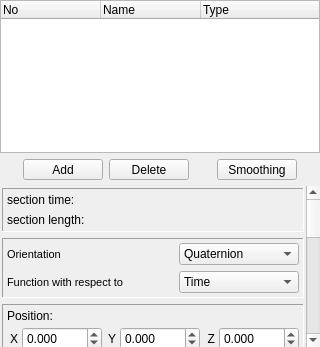
<?xml version="1.0" encoding="UTF-8"?>
<ui version="4.0">
 <class>trackWidget</class>
 <widget class="QWidget" name="trackWidget">
  <property name="geometry">
   <rect>
    <x>0</x>
    <y>0</y>
    <width>320</width>
    <height>347</height>
   </rect>
  </property>
  <property name="focusPolicy">
   <enum>Qt::StrongFocus</enum>
  </property>
  <property name="windowTitle">
   <string>Form</string>
  </property>
  <layout class="QVBoxLayout" name="verticalLayout">
   <property name="leftMargin">
    <number>0</number>
   </property>
   <property name="topMargin">
    <number>0</number>
   </property>
   <property name="rightMargin">
    <number>0</number>
   </property>
   <property name="bottomMargin">
    <number>0</number>
   </property>
   <item>
    <widget class="myTreeWidget" name="sectionListWidget">
     <property name="sizePolicy">
      <sizepolicy hsizetype="Expanding" vsizetype="Expanding">
       <horstretch>0</horstretch>
       <verstretch>0</verstretch>
      </sizepolicy>
     </property>
     <property name="minimumSize">
      <size>
       <width>0</width>
       <height>0</height>
      </size>
     </property>
     <property name="maximumSize">
      <size>
       <width>16777215</width>
       <height>16777215</height>
      </size>
     </property>
     <property name="baseSize">
      <size>
       <width>0</width>
       <height>0</height>
      </size>
     </property>
     <property name="contextMenuPolicy">
      <enum>Qt::CustomContextMenu</enum>
     </property>
     <property name="selectionBehavior">
      <enum>QAbstractItemView::SelectRows</enum>
     </property>
     <property name="rootIsDecorated">
      <bool>false</bool>
     </property>
     <property name="columnCount">
      <number>3</number>
     </property>
     <attribute name="headerMinimumSectionSize">
      <number>30</number>
     </attribute>
     <column>
      <property name="text">
       <string notr="true">No</string>
      </property>
     </column>
     <column>
      <property name="text">
       <string>Name</string>
      </property>
     </column>
     <column>
      <property name="text">
       <string>Type</string>
      </property>
     </column>
    </widget>
   </item>
   <item>
    <layout class="QHBoxLayout" name="buttonFrame">
     <property name="topMargin">
      <number>0</number>
     </property>
     <item>
      <spacer name="horizontalSpacer">
       <property name="orientation">
        <enum>Qt::Horizontal</enum>
       </property>
       <property name="sizeHint" stdset="0">
        <size>
         <width>40</width>
         <height>20</height>
        </size>
       </property>
      </spacer>
     </item>
     <item>
      <widget class="QPushButton" name="addButton">
       <property name="minimumSize">
        <size>
         <width>80</width>
         <height>0</height>
        </size>
       </property>
       <property name="maximumSize">
        <size>
         <width>80</width>
         <height>21</height>
        </size>
       </property>
       <property name="text">
        <string>Add</string>
       </property>
      </widget>
     </item>
     <item>
      <widget class="QPushButton" name="deleteButton">
       <property name="maximumSize">
        <size>
         <width>80</width>
         <height>21</height>
        </size>
       </property>
       <property name="text">
        <string>Delete</string>
       </property>
      </widget>
     </item>
     <item>
      <spacer name="horizontalSpacer_5">
       <property name="orientation">
        <enum>Qt::Horizontal</enum>
       </property>
       <property name="sizeHint" stdset="0">
        <size>
         <width>40</width>
         <height>20</height>
        </size>
       </property>
      </spacer>
     </item>
     <item>
      <widget class="QPushButton" name="smoothButton">
       <property name="maximumSize">
        <size>
         <width>80</width>
         <height>21</height>
        </size>
       </property>
       <property name="text">
        <string>Smoothing</string>
       </property>
       <property name="autoDefault">
        <bool>false</bool>
       </property>
       <property name="default">
        <bool>false</bool>
       </property>
       <property name="flat">
        <bool>false</bool>
       </property>
      </widget>
     </item>
     <item>
      <spacer name="horizontalSpacer_2">
       <property name="orientation">
        <enum>Qt::Horizontal</enum>
       </property>
       <property name="sizeHint" stdset="0">
        <size>
         <width>40</width>
         <height>20</height>
        </size>
       </property>
      </spacer>
     </item>
    </layout>
   </item>
   <item>
    <widget class="QScrollArea" name="scrollArea">
     <property name="enabled">
      <bool>true</bool>
     </property>
     <property name="sizePolicy">
      <sizepolicy hsizetype="Ignored" vsizetype="Expanding">
       <horstretch>0</horstretch>
       <verstretch>0</verstretch>
      </sizepolicy>
     </property>
     <property name="maximumSize">
      <size>
       <width>16777215</width>
       <height>200</height>
      </size>
     </property>
     <property name="frameShape">
      <enum>QFrame::NoFrame</enum>
     </property>
     <property name="frameShadow">
      <enum>QFrame::Sunken</enum>
     </property>
     <property name="horizontalScrollBarPolicy">
      <enum>Qt::ScrollBarAlwaysOff</enum>
     </property>
     <property name="widgetResizable">
      <bool>true</bool>
     </property>
     <property name="alignment">
      <set>Qt::AlignLeading|Qt::AlignLeft|Qt::AlignVCenter</set>
     </property>
     <widget class="QWidget" name="scrollAreaWidgetContents">
      <property name="geometry">
       <rect>
        <x>0</x>
        <y>0</y>
        <width>319</width>
        <height>629</height>
       </rect>
      </property>
      <property name="sizePolicy">
       <sizepolicy hsizetype="Minimum" vsizetype="Maximum">
        <horstretch>0</horstretch>
        <verstretch>0</verstretch>
       </sizepolicy>
      </property>
      <layout class="QVBoxLayout" name="verticalLayout_3">
       <property name="leftMargin">
        <number>2</number>
       </property>
       <property name="topMargin">
        <number>2</number>
       </property>
       <property name="rightMargin">
        <number>2</number>
       </property>
       <property name="bottomMargin">
        <number>2</number>
       </property>
       <item>
        <widget class="QFrame" name="sectionFrame">
         <property name="sizePolicy">
          <sizepolicy hsizetype="Preferred" vsizetype="Minimum">
           <horstretch>0</horstretch>
           <verstretch>0</verstretch>
          </sizepolicy>
         </property>
         <property name="frameShape">
          <enum>QFrame::Panel</enum>
         </property>
         <property name="frameShadow">
          <enum>QFrame::Sunken</enum>
         </property>
         <layout class="QGridLayout" name="gridLayout_2">
          <property name="leftMargin">
           <number>4</number>
          </property>
          <property name="topMargin">
           <number>4</number>
          </property>
          <property name="rightMargin">
           <number>4</number>
          </property>
          <property name="bottomMargin">
           <number>4</number>
          </property>
          <item row="0" column="0">
           <widget class="QLabel" name="timeInfo">
            <property name="text">
             <string>section time:</string>
            </property>
           </widget>
          </item>
          <item row="0" column="1">
           <widget class="QLabel" name="timeLabel">
            <property name="text">
             <string/>
            </property>
           </widget>
          </item>
          <item row="1" column="0">
           <widget class="QLabel" name="lengthInfo">
            <property name="text">
             <string>section length:</string>
            </property>
           </widget>
          </item>
          <item row="1" column="1">
           <widget class="QLabel" name="lengthLabel">
            <property name="text">
             <string/>
            </property>
           </widget>
          </item>
         </layout>
        </widget>
       </item>
       <item>
        <widget class="QFrame" name="optionsFrame">
         <property name="sizePolicy">
          <sizepolicy hsizetype="Preferred" vsizetype="Minimum">
           <horstretch>0</horstretch>
           <verstretch>0</verstretch>
          </sizepolicy>
         </property>
         <property name="minimumSize">
          <size>
           <width>0</width>
           <height>60</height>
          </size>
         </property>
         <property name="frameShape">
          <enum>QFrame::Panel</enum>
         </property>
         <property name="frameShadow">
          <enum>QFrame::Sunken</enum>
         </property>
         <layout class="QGridLayout" name="gridLayout_6">
          <property name="leftMargin">
           <number>4</number>
          </property>
          <property name="topMargin">
           <number>4</number>
          </property>
          <property name="rightMargin">
           <number>4</number>
          </property>
          <property name="bottomMargin">
           <number>4</number>
          </property>
          <item row="0" column="0">
           <widget class="QLabel" name="orientationLabel">
            <property name="font">
             <font>
              <pointsize>8</pointsize>
             </font>
            </property>
            <property name="text">
             <string>Orientation</string>
            </property>
           </widget>
          </item>
          <item row="0" column="1">
           <widget class="QComboBox" name="orientationBox">
            <property name="maximumSize">
             <size>
              <width>120</width>
              <height>16777215</height>
             </size>
            </property>
            <property name="focusPolicy">
             <enum>Qt::NoFocus</enum>
            </property>
            <item>
             <property name="text">
              <string>Quaternion</string>
             </property>
            </item>
            <item>
             <property name="text">
              <string>Euler</string>
             </property>
            </item>
           </widget>
          </item>
          <item row="1" column="0">
           <widget class="QLabel" name="funcLabel">
            <property name="font">
             <font>
              <pointsize>8</pointsize>
             </font>
            </property>
            <property name="text">
             <string>Function with respect to</string>
            </property>
           </widget>
          </item>
          <item row="1" column="1">
           <widget class="QComboBox" name="argumentBox">
            <property name="maximumSize">
             <size>
              <width>120</width>
              <height>16777215</height>
             </size>
            </property>
            <property name="focusPolicy">
             <enum>Qt::NoFocus</enum>
            </property>
            <item>
             <property name="text">
              <string>Time</string>
             </property>
            </item>
            <item>
             <property name="text">
              <string>Distance</string>
             </property>
            </item>
           </widget>
          </item>
         </layout>
        </widget>
       </item>
       <item>
        <widget class="QFrame" name="anchorFrame">
         <property name="sizePolicy">
          <sizepolicy hsizetype="Preferred" vsizetype="Minimum">
           <horstretch>0</horstretch>
           <verstretch>0</verstretch>
          </sizepolicy>
         </property>
         <property name="frameShape">
          <enum>QFrame::Panel</enum>
         </property>
         <property name="frameShadow">
          <enum>QFrame::Sunken</enum>
         </property>
         <layout class="QGridLayout" name="gridLayout">
          <property name="leftMargin">
           <number>4</number>
          </property>
          <property name="topMargin">
           <number>4</number>
          </property>
          <property name="rightMargin">
           <number>4</number>
          </property>
          <property name="bottomMargin">
           <number>4</number>
          </property>
          <property name="spacing">
           <number>4</number>
          </property>
          <item row="0" column="0" colspan="6">
           <widget class="QLabel" name="posLabel">
            <property name="maximumSize">
             <size>
              <width>16777215</width>
              <height>1677215</height>
             </size>
            </property>
            <property name="text">
             <string>Position:</string>
            </property>
           </widget>
          </item>
          <item row="1" column="4">
           <widget class="QLabel" name="zLabel">
            <property name="layoutDirection">
             <enum>Qt::LeftToRight</enum>
            </property>
            <property name="text">
             <string>Z</string>
            </property>
            <property name="alignment">
             <set>Qt::AlignRight|Qt::AlignTrailing|Qt::AlignVCenter</set>
            </property>
           </widget>
          </item>
          <item row="1" column="3">
           <widget class="myQDoubleSpinBox" name="yBox">
            <property name="maximumSize">
             <size>
              <width>80</width>
              <height>16777215</height>
             </size>
            </property>
            <property name="focusPolicy">
             <enum>Qt::WheelFocus</enum>
            </property>
            <property name="contextMenuPolicy">
             <enum>Qt::NoContextMenu</enum>
            </property>
            <property name="decimals">
             <number>3</number>
            </property>
            <property name="minimum">
             <double>-9999.989999999999782</double>
            </property>
            <property name="maximum">
             <double>9999.989999999999782</double>
            </property>
           </widget>
          </item>
          <item row="1" column="2">
           <widget class="QLabel" name="yLabel">
            <property name="text">
             <string>Y</string>
            </property>
            <property name="alignment">
             <set>Qt::AlignRight|Qt::AlignTrailing|Qt::AlignVCenter</set>
            </property>
           </widget>
          </item>
          <item row="1" column="0">
           <widget class="QLabel" name="xLabel">
            <property name="text">
             <string>X</string>
            </property>
            <property name="alignment">
             <set>Qt::AlignRight|Qt::AlignTrailing|Qt::AlignVCenter</set>
            </property>
           </widget>
          </item>
          <item row="1" column="1">
           <widget class="myQDoubleSpinBox" name="xBox">
            <property name="maximumSize">
             <size>
              <width>80</width>
              <height>16777215</height>
             </size>
            </property>
            <property name="focusPolicy">
             <enum>Qt::WheelFocus</enum>
            </property>
            <property name="contextMenuPolicy">
             <enum>Qt::NoContextMenu</enum>
            </property>
            <property name="decimals">
             <number>3</number>
            </property>
            <property name="minimum">
             <double>-9999.989999999999782</double>
            </property>
            <property name="maximum">
             <double>9999.989999999999782</double>
            </property>
           </widget>
          </item>
          <item row="1" column="5">
           <widget class="myQDoubleSpinBox" name="zBox">
            <property name="maximumSize">
             <size>
              <width>80</width>
              <height>16777215</height>
             </size>
            </property>
            <property name="focusPolicy">
             <enum>Qt::WheelFocus</enum>
            </property>
            <property name="contextMenuPolicy">
             <enum>Qt::NoContextMenu</enum>
            </property>
            <property name="decimals">
             <number>3</number>
            </property>
            <property name="minimum">
             <double>-9999.989999999999782</double>
            </property>
            <property name="maximum">
             <double>9999.989999999999782</double>
            </property>
           </widget>
          </item>
          <item row="2" column="0">
           <widget class="QLabel" name="rLabel">
            <property name="text">
             <string>R</string>
            </property>
            <property name="alignment">
             <set>Qt::AlignRight|Qt::AlignTrailing|Qt::AlignVCenter</set>
            </property>
           </widget>
          </item>
          <item row="2" column="1">
           <widget class="myQDoubleSpinBox" name="rBox">
            <property name="maximumSize">
             <size>
              <width>80</width>
              <height>16777215</height>
             </size>
            </property>
            <property name="focusPolicy">
             <enum>Qt::WheelFocus</enum>
            </property>
            <property name="contextMenuPolicy">
             <enum>Qt::NoContextMenu</enum>
            </property>
            <property name="suffix">
             <string>°</string>
            </property>
            <property name="decimals">
             <number>3</number>
            </property>
            <property name="minimum">
             <double>-1800.000000000000000</double>
            </property>
            <property name="maximum">
             <double>1800.000000000000000</double>
            </property>
            <property name="value">
             <double>0.000000000000000</double>
            </property>
           </widget>
          </item>
          <item row="2" column="2">
           <widget class="QLabel" name="pLabel">
            <property name="text">
             <string>P</string>
            </property>
            <property name="alignment">
             <set>Qt::AlignRight|Qt::AlignTrailing|Qt::AlignVCenter</set>
            </property>
           </widget>
          </item>
          <item row="2" column="3">
           <widget class="myQDoubleSpinBox" name="pBox">
            <property name="focusPolicy">
             <enum>Qt::WheelFocus</enum>
            </property>
            <property name="contextMenuPolicy">
             <enum>Qt::NoContextMenu</enum>
            </property>
            <property name="suffix">
             <string>°</string>
            </property>
            <property name="decimals">
             <number>3</number>
            </property>
            <property name="minimum">
             <double>-90.000000000000000</double>
            </property>
            <property name="maximum">
             <double>90.000000000000000</double>
            </property>
           </widget>
          </item>
          <item row="2" column="4">
           <widget class="QLabel" name="jLabel">
            <property name="layoutDirection">
             <enum>Qt::LeftToRight</enum>
            </property>
            <property name="text">
             <string>J</string>
            </property>
            <property name="alignment">
             <set>Qt::AlignRight|Qt::AlignTrailing|Qt::AlignVCenter</set>
            </property>
           </widget>
          </item>
          <item row="2" column="5">
           <widget class="myQDoubleSpinBox" name="jBox">
            <property name="maximumSize">
             <size>
              <width>80</width>
              <height>16777215</height>
             </size>
            </property>
            <property name="focusPolicy">
             <enum>Qt::WheelFocus</enum>
            </property>
            <property name="contextMenuPolicy">
             <enum>Qt::NoContextMenu</enum>
            </property>
            <property name="suffix">
             <string>°</string>
            </property>
            <property name="decimals">
             <number>3</number>
            </property>
            <property name="minimum">
             <double>-1800.000000000000000</double>
            </property>
            <property name="maximum">
             <double>1800.000000000000000</double>
            </property>
           </widget>
          </item>
          <item row="4" column="0" colspan="3">
           <widget class="QLabel" name="label">
            <property name="text">
             <string>Speed:</string>
            </property>
           </widget>
          </item>
          <item row="6" column="0" colspan="6">
           <layout class="QGridLayout" name="gridLayout_7">
            <property name="leftMargin">
             <number>0</number>
            </property>
            <property name="topMargin">
             <number>0</number>
            </property>
            <property name="rightMargin">
             <number>0</number>
            </property>
            <property name="bottomMargin">
             <number>5</number>
            </property>
            <item row="0" column="1">
             <widget class="myQDoubleSpinBox" name="normalBox">
              <property name="maximumSize">
               <size>
                <width>80</width>
                <height>16777215</height>
               </size>
              </property>
              <property name="focusPolicy">
               <enum>Qt::WheelFocus</enum>
              </property>
              <property name="contextMenuPolicy">
               <enum>Qt::NoContextMenu</enum>
              </property>
              <property name="suffix">
               <string>g</string>
              </property>
              <property name="decimals">
               <number>3</number>
              </property>
              <property name="minimum">
               <double>-20.000000000000000</double>
              </property>
              <property name="maximum">
               <double>20.000000000000000</double>
              </property>
              <property name="singleStep">
               <double>0.100000000000000</double>
              </property>
             </widget>
            </item>
            <item row="0" column="2">
             <spacer name="horizontalSpacer_3">
              <property name="orientation">
               <enum>Qt::Horizontal</enum>
              </property>
              <property name="sizeType">
               <enum>QSizePolicy::Fixed</enum>
              </property>
              <property name="sizeHint" stdset="0">
               <size>
                <width>20</width>
                <height>20</height>
               </size>
              </property>
             </spacer>
            </item>
            <item row="0" column="3">
             <widget class="QLabel" name="lateralLabel">
              <property name="layoutDirection">
               <enum>Qt::LeftToRight</enum>
              </property>
              <property name="text">
               <string>Lateral</string>
              </property>
              <property name="alignment">
               <set>Qt::AlignLeading|Qt::AlignLeft|Qt::AlignVCenter</set>
              </property>
             </widget>
            </item>
            <item row="0" column="4">
             <widget class="myQDoubleSpinBox" name="lateralBox">
              <property name="maximumSize">
               <size>
                <width>80</width>
                <height>16777215</height>
               </size>
              </property>
              <property name="focusPolicy">
               <enum>Qt::WheelFocus</enum>
              </property>
              <property name="contextMenuPolicy">
               <enum>Qt::NoContextMenu</enum>
              </property>
              <property name="suffix">
               <string>g</string>
              </property>
              <property name="decimals">
               <number>3</number>
              </property>
              <property name="minimum">
               <double>-15.000000000000000</double>
              </property>
              <property name="maximum">
               <double>15.000000000000000</double>
              </property>
              <property name="singleStep">
               <double>0.100000000000000</double>
              </property>
             </widget>
            </item>
            <item row="0" column="0">
             <widget class="QLabel" name="normalLabel">
              <property name="text">
               <string>Normal</string>
              </property>
              <property name="alignment">
               <set>Qt::AlignLeading|Qt::AlignLeft|Qt::AlignVCenter</set>
              </property>
             </widget>
            </item>
            <item row="1" column="0">
             <widget class="QLabel" name="pitchChangeLabel">
              <property name="text">
               <string>P/s</string>
              </property>
              <property name="alignment">
               <set>Qt::AlignLeading|Qt::AlignLeft|Qt::AlignVCenter</set>
              </property>
             </widget>
            </item>
            <item row="1" column="1">
             <widget class="myQDoubleSpinBox" name="pitchChangeBox">
              <property name="maximumSize">
               <size>
                <width>80</width>
                <height>16777215</height>
               </size>
              </property>
              <property name="focusPolicy">
               <enum>Qt::WheelFocus</enum>
              </property>
              <property name="contextMenuPolicy">
               <enum>Qt::NoContextMenu</enum>
              </property>
              <property name="suffix">
               <string>°/s</string>
              </property>
              <property name="decimals">
               <number>3</number>
              </property>
              <property name="minimum">
               <double>-1000000000.000000000000000</double>
              </property>
              <property name="maximum">
               <double>1000000000.000000000000000</double>
              </property>
             </widget>
            </item>
            <item row="1" column="2">
             <spacer name="horizontalSpacer_4">
              <property name="orientation">
               <enum>Qt::Horizontal</enum>
              </property>
              <property name="sizeType">
               <enum>QSizePolicy::Fixed</enum>
              </property>
              <property name="sizeHint" stdset="0">
               <size>
                <width>20</width>
                <height>20</height>
               </size>
              </property>
             </spacer>
            </item>
            <item row="1" column="3">
             <widget class="QLabel" name="yawChangeLabel">
              <property name="layoutDirection">
               <enum>Qt::LeftToRight</enum>
              </property>
              <property name="text">
               <string>J/s</string>
              </property>
              <property name="alignment">
               <set>Qt::AlignLeading|Qt::AlignLeft|Qt::AlignVCenter</set>
              </property>
             </widget>
            </item>
            <item row="1" column="4">
             <widget class="myQDoubleSpinBox" name="yawChangeBox">
              <property name="maximumSize">
               <size>
                <width>80</width>
                <height>16777215</height>
               </size>
              </property>
              <property name="focusPolicy">
               <enum>Qt::WheelFocus</enum>
              </property>
              <property name="contextMenuPolicy">
               <enum>Qt::NoContextMenu</enum>
              </property>
              <property name="suffix">
               <string>°/s</string>
              </property>
              <property name="decimals">
               <number>3</number>
              </property>
              <property name="minimum">
               <double>-1000000000.000000000000000</double>
              </property>
              <property name="maximum">
               <double>1000000000.000000000000000</double>
              </property>
             </widget>
            </item>
           </layout>
          </item>
          <item row="4" column="3">
           <widget class="myQDoubleSpinBox" name="anchorSpeedBox">
            <property name="maximumSize">
             <size>
              <width>80</width>
              <height>16777215</height>
             </size>
            </property>
            <property name="focusPolicy">
             <enum>Qt::WheelFocus</enum>
            </property>
            <property name="contextMenuPolicy">
             <enum>Qt::NoContextMenu</enum>
            </property>
            <property name="decimals">
             <number>3</number>
            </property>
            <property name="minimum">
             <double>0.100000000000000</double>
            </property>
            <property name="maximum">
             <double>500.000000000000000</double>
            </property>
           </widget>
          </item>
         </layout>
        </widget>
       </item>
       <item>
        <widget class="QFrame" name="curvedFrame">
         <property name="sizePolicy">
          <sizepolicy hsizetype="Preferred" vsizetype="Minimum">
           <horstretch>0</horstretch>
           <verstretch>0</verstretch>
          </sizepolicy>
         </property>
         <property name="frameShape">
          <enum>QFrame::Panel</enum>
         </property>
         <property name="frameShadow">
          <enum>QFrame::Sunken</enum>
         </property>
         <layout class="QGridLayout" name="gridLayout_5">
          <property name="leftMargin">
           <number>4</number>
          </property>
          <property name="topMargin">
           <number>4</number>
          </property>
          <property name="rightMargin">
           <number>4</number>
          </property>
          <property name="bottomMargin">
           <number>4</number>
          </property>
          <item row="0" column="0">
           <widget class="QCheckBox" name="curvedSpeedCheck">
            <property name="focusPolicy">
             <enum>Qt::NoFocus</enum>
            </property>
            <property name="text">
             <string>fixed speed</string>
            </property>
           </widget>
          </item>
          <item row="0" column="1">
           <widget class="myQDoubleSpinBox" name="curvedSpeedBox">
            <property name="focusPolicy">
             <enum>Qt::WheelFocus</enum>
            </property>
            <property name="contextMenuPolicy">
             <enum>Qt::NoContextMenu</enum>
            </property>
            <property name="decimals">
             <number>3</number>
            </property>
            <property name="minimum">
             <double>0.100000000000000</double>
            </property>
            <property name="maximum">
             <double>500.000000000000000</double>
            </property>
           </widget>
          </item>
          <item row="1" column="0">
           <widget class="QLabel" name="curvedRadiusLabel">
            <property name="text">
             <string>Track Radius:</string>
            </property>
           </widget>
          </item>
          <item row="4" column="0">
           <widget class="QLabel" name="curvedLeadInLabel">
            <property name="text">
             <string>Lead In:</string>
            </property>
           </widget>
          </item>
          <item row="4" column="1">
           <widget class="myQDoubleSpinBox" name="curvedLeadInBox">
            <property name="focusPolicy">
             <enum>Qt::WheelFocus</enum>
            </property>
            <property name="contextMenuPolicy">
             <enum>Qt::NoContextMenu</enum>
            </property>
            <property name="suffix">
             <string>°</string>
            </property>
            <property name="decimals">
             <number>3</number>
            </property>
            <property name="maximum">
             <double>500.000000000000000</double>
            </property>
           </widget>
          </item>
          <item row="5" column="0">
           <widget class="QLabel" name="curvedLeadOutLabel">
            <property name="text">
             <string>Lead Out:</string>
            </property>
           </widget>
          </item>
          <item row="5" column="1">
           <widget class="myQDoubleSpinBox" name="curvedLeadOutBox">
            <property name="focusPolicy">
             <enum>Qt::WheelFocus</enum>
            </property>
            <property name="contextMenuPolicy">
             <enum>Qt::NoContextMenu</enum>
            </property>
            <property name="suffix">
             <string>°</string>
            </property>
            <property name="decimals">
             <number>3</number>
            </property>
            <property name="maximum">
             <double>500.000000000000000</double>
            </property>
           </widget>
          </item>
          <item row="2" column="1">
           <widget class="myQDoubleSpinBox" name="curvedAngleBox">
            <property name="focusPolicy">
             <enum>Qt::WheelFocus</enum>
            </property>
            <property name="contextMenuPolicy">
             <enum>Qt::NoContextMenu</enum>
            </property>
            <property name="suffix">
             <string>°</string>
            </property>
            <property name="decimals">
             <number>3</number>
            </property>
            <property name="minimum">
             <double>1.000000000000000</double>
            </property>
            <property name="maximum">
             <double>5000.000000000000000</double>
            </property>
           </widget>
          </item>
          <item row="1" column="1">
           <widget class="myQDoubleSpinBox" name="curvedRadiusBox">
            <property name="focusPolicy">
             <enum>Qt::WheelFocus</enum>
            </property>
            <property name="contextMenuPolicy">
             <enum>Qt::NoContextMenu</enum>
            </property>
            <property name="decimals">
             <number>3</number>
            </property>
            <property name="minimum">
             <double>1.000000000000000</double>
            </property>
            <property name="maximum">
             <double>500.000000000000000</double>
            </property>
           </widget>
          </item>
          <item row="2" column="0">
           <widget class="QLabel" name="curvedAngleLabel">
            <property name="text">
             <string>Total Angle:</string>
            </property>
           </widget>
          </item>
          <item row="3" column="0">
           <widget class="QLabel" name="curvedDirectionLabel">
            <property name="text">
             <string>Direction:</string>
            </property>
           </widget>
          </item>
          <item row="3" column="1">
           <widget class="myQDoubleSpinBox" name="curvedDirectionBox">
            <property name="focusPolicy">
             <enum>Qt::WheelFocus</enum>
            </property>
            <property name="contextMenuPolicy">
             <enum>Qt::NoContextMenu</enum>
            </property>
            <property name="suffix">
             <string>°</string>
            </property>
            <property name="decimals">
             <number>3</number>
            </property>
            <property name="minimum">
             <double>-180.000000000000000</double>
            </property>
            <property name="maximum">
             <double>180.000000000000000</double>
            </property>
           </widget>
          </item>
         </layout>
        </widget>
       </item>
       <item>
        <widget class="QFrame" name="advancedFrame">
         <property name="sizePolicy">
          <sizepolicy hsizetype="Minimum" vsizetype="Minimum">
           <horstretch>0</horstretch>
           <verstretch>0</verstretch>
          </sizepolicy>
         </property>
         <property name="frameShape">
          <enum>QFrame::Panel</enum>
         </property>
         <property name="frameShadow">
          <enum>QFrame::Sunken</enum>
         </property>
         <layout class="QGridLayout" name="gridLayout_4">
          <property name="leftMargin">
           <number>4</number>
          </property>
          <property name="topMargin">
           <number>4</number>
          </property>
          <property name="rightMargin">
           <number>4</number>
          </property>
          <property name="bottomMargin">
           <number>4</number>
          </property>
          <item row="0" column="0">
           <widget class="QCheckBox" name="advancedSpeedCheck">
            <property name="focusPolicy">
             <enum>Qt::NoFocus</enum>
            </property>
            <property name="text">
             <string>fixed speed</string>
            </property>
           </widget>
          </item>
          <item row="0" column="1">
           <widget class="myQDoubleSpinBox" name="advancedSpeedBox">
            <property name="focusPolicy">
             <enum>Qt::WheelFocus</enum>
            </property>
            <property name="contextMenuPolicy">
             <enum>Qt::NoContextMenu</enum>
            </property>
            <property name="decimals">
             <number>3</number>
            </property>
            <property name="minimum">
             <double>0.100000000000000</double>
            </property>
            <property name="maximum">
             <double>500.000000000000000</double>
            </property>
           </widget>
          </item>
         </layout>
        </widget>
       </item>
       <item>
        <widget class="QFrame" name="straightFrame">
         <property name="sizePolicy">
          <sizepolicy hsizetype="Preferred" vsizetype="Minimum">
           <horstretch>0</horstretch>
           <verstretch>0</verstretch>
          </sizepolicy>
         </property>
         <property name="frameShape">
          <enum>QFrame::Panel</enum>
         </property>
         <property name="frameShadow">
          <enum>QFrame::Sunken</enum>
         </property>
         <layout class="QGridLayout" name="gridLayout_3">
          <property name="leftMargin">
           <number>4</number>
          </property>
          <property name="topMargin">
           <number>4</number>
          </property>
          <property name="rightMargin">
           <number>4</number>
          </property>
          <property name="bottomMargin">
           <number>4</number>
          </property>
          <item row="0" column="0">
           <widget class="QCheckBox" name="straightSpeedCheck">
            <property name="text">
             <string>fixed speed</string>
            </property>
           </widget>
          </item>
          <item row="0" column="1">
           <widget class="myQDoubleSpinBox" name="straightSpeedBox">
            <property name="focusPolicy">
             <enum>Qt::WheelFocus</enum>
            </property>
            <property name="contextMenuPolicy">
             <enum>Qt::NoContextMenu</enum>
            </property>
            <property name="decimals">
             <number>3</number>
            </property>
            <property name="minimum">
             <double>0.100000000000000</double>
            </property>
            <property name="maximum">
             <double>500.000000000000000</double>
            </property>
           </widget>
          </item>
          <item row="1" column="0">
           <widget class="QLabel" name="sHLengthLabel">
            <property name="text">
             <string>Length of Heartline:</string>
            </property>
           </widget>
          </item>
          <item row="1" column="1">
           <widget class="myQDoubleSpinBox" name="straightLengthBox">
            <property name="focusPolicy">
             <enum>Qt::WheelFocus</enum>
            </property>
            <property name="contextMenuPolicy">
             <enum>Qt::NoContextMenu</enum>
            </property>
            <property name="decimals">
             <number>3</number>
            </property>
            <property name="minimum">
             <double>0.100000000000000</double>
            </property>
            <property name="maximum">
             <double>500.000000000000000</double>
            </property>
           </widget>
          </item>
         </layout>
        </widget>
       </item>
      </layout>
     </widget>
    </widget>
   </item>
  </layout>
 </widget>
 <customwidgets>
  <customwidget>
   <class>myQDoubleSpinBox</class>
   <extends>QDoubleSpinBox</extends>
   <header>myqdoublespinbox.h</header>
  </customwidget>
  <customwidget>
   <class>myTreeWidget</class>
   <extends>QTreeWidget</extends>
   <header>mytreewidget.h</header>
  </customwidget>
 </customwidgets>
 <resources/>
 <connections/>
</ui>
